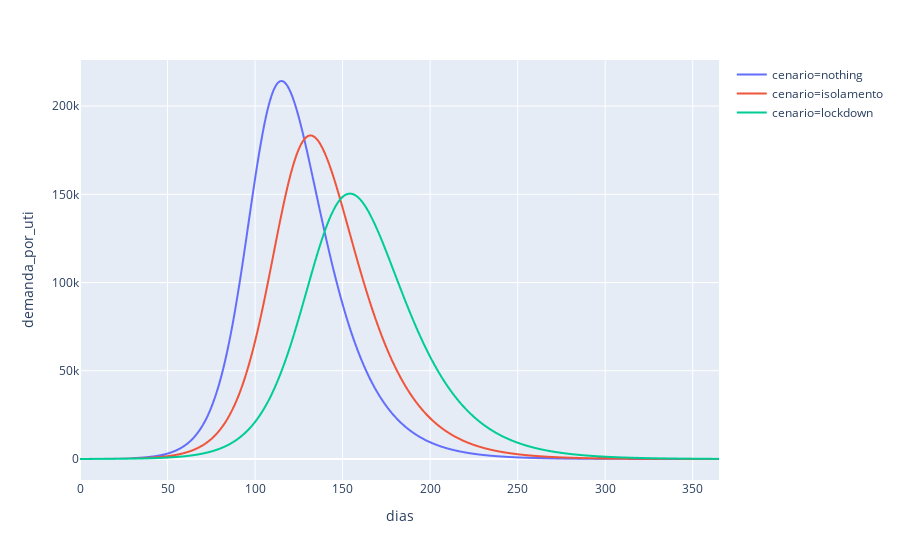

Here is the notebook cell this chart was saved with:
### Code cell


### Figure 1 — Plotly figure (JSON) as saved in the notebook; plotly's stock layout.template omitted (floating-point values rounded to 4 significant figures; data arrays with more than 128 entries replaced by an {"elided": "..."} marker saying what was removed)
{"data": [{"hoverlabel": {"namelength": 0}, "hovertemplate": "cenario=nothing<br>dias=%{x}<br>demanda_por_uti=%{y}", "legendgroup": "cenario=nothing", "line": {"color": "#636efa", "dash": "solid"}, "mode": "lines", "name": "cenario=nothing", "showlegend": true, "type": "scattergl", "x": {"elided": "365 float values"}, "xaxis": "x", "y": {"elided": "365 float values"}, "yaxis": "y"}, {"hoverlabel": {"namelength": 0}, "hovertemplate": "cenario=isolamento<br>dias=%{x}<br>demanda_por_uti=%{y}", "legendgroup": "cenario=isolamento", "line": {"color": "#EF553B", "dash": "solid"}, "mode": "lines", "name": "cenario=isolamento", "showlegend": true, "type": "scattergl", "x": {"elided": "365 float values"}, "xaxis": "x", "y": {"elided": "365 float values"}, "yaxis": "y"}, {"hoverlabel": {"namelength": 0}, "hovertemplate": "cenario=lockdown<br>dias=%{x}<br>demanda_por_uti=%{y}", "legendgroup": "cenario=lockdown", "line": {"color": "#00cc96", "dash": "solid"}, "mode": "lines", "name": "cenario=lockdown", "showlegend": true, "type": "scattergl", "x": {"elided": "365 float values"}, "xaxis": "x", "y": {"elided": "365 float values"}, "yaxis": "y"}], "layout": {"legend": {"tracegroupgap": 0}, "margin": {"t": 60}, "xaxis": {"anchor": "y", "domain": [0, 1], "title": {"text": "dias"}}, "yaxis": {"anchor": "x", "domain": [0, 1], "title": {"text": "demanda_por_uti"}}}}
